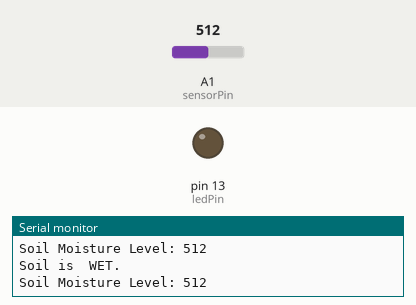
Simulated run of this sketch. Board: Arduino Uno, built with avr-gcc and run on an emulated ATmega328P. On the bench: output pins drawn as LEDs (lit = HIGH), the last lines printed to the serial monitor. Inputs (shaded band) come from the test bench; at power-on: A1 (sensorPin) = 512.

Above: at 1.2 s.
1.3 s: A1 (sensorPin) set to 782
2.8 s: A1 (sensorPin) set to 808
At 3.5 s:
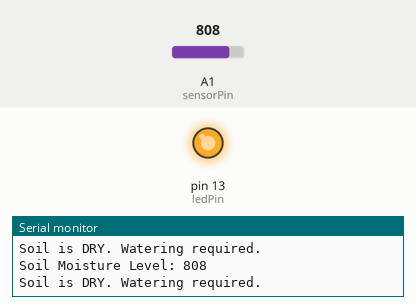
Timing chart, 0 to 5.8 s (numbered marks = the images above; inputs shaded):
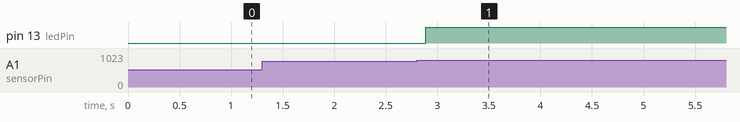

The sketch:

Lab6.ino
```cpp
//Define the pin where the sensor is connected
const int sensorPin=A1;//AnalogpinA1 for the soilmoisture sensor
const int ledPin = 13;// Digital pin 13 for an alert LED (optional)
//Define moisture threshold values
const int dryThreshold=800;//Higher values indicate drysoil
const int wetThreshold=500;//Lower values indicate wetsoil
void setup(){
//Initialize the serial communication
Serial.begin(9600);
// Set the LED pin as output
pinMode(ledPin,OUTPUT);
Serial.println("SoilMoisture Sensor TestStarting...");
}
void loop(){
//Read the sensor value
int sensorValue=analogRead(sensorPin);
//Print the sensor value for debugging
Serial.print("Soil Moisture Level: ");
Serial.println(sensorValue);
//Check soilmoisture levels and take action
if (sensorValue > dryThreshold) {
Serial.println("Soil is DRY. Watering required.");
digitalWrite(ledPin,HIGH);//Turnon the LED as an alert
}
else
{
Serial.println("Soil is  WET.");
digitalWrite(ledPin,LOW);//Turnoff the LED
}
}
```

Measured:
- the behaviour switches between 800 and 801 on A1 (sensorPin) (found by bisection; images 0 and 1)
- after the input at 2.8 s, pin 13 (ledPin): LOW → HIGH after 0.09 s
